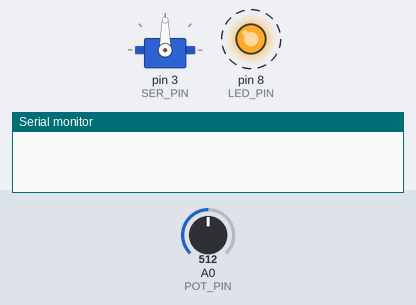
Bench run of a sketch on a simulated Arduino Uno, built with avr-gcc and run on an emulated ATmega328P. Parts: servo, output pins drawn as LEDs (lit = HIGH), the last lines printed to the serial monitor. Dashed ring = blinking. The test bench sets the inputs (shaded band); at power-on: A0 (POT_PIN) = 512.

Above: at 0.87 s.
1.3 s: A0 (POT_PIN) set to 716
At 1.87 s:
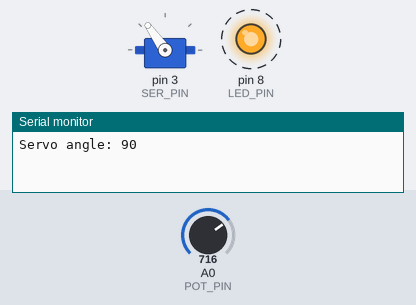
4.3 s: A0 (POT_PIN) set to 900
At 4.87 s:
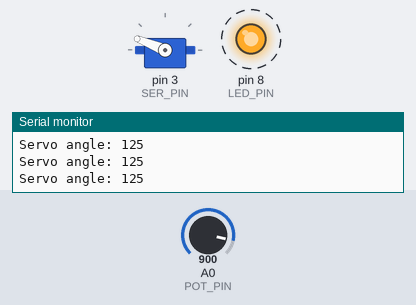
7.3 s: A0 (POT_PIN) set to 1023
At 7.87 s:
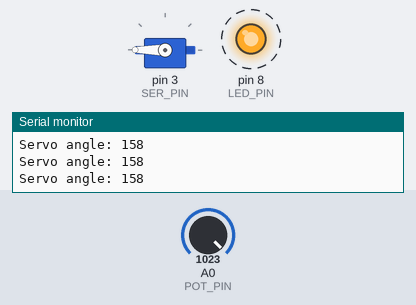
10.3 s: A0 (POT_PIN) set to 306
At 10.87 s:
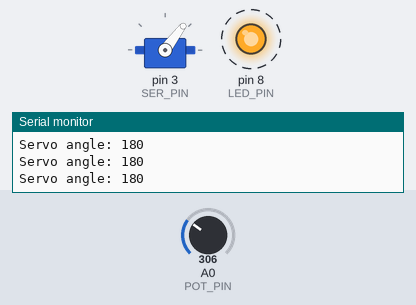
13.3 s: A0 (POT_PIN) set to 122
At 13.87 s:
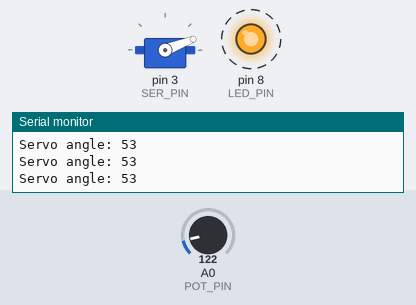
16.3 s: A0 (POT_PIN) set to 0
At 16.87 s:
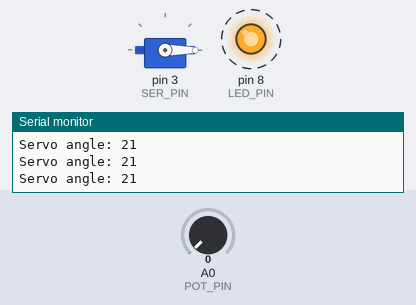
Timing chart, 0 to 20.3 s (numbered marks = the images above; inputs shaded):
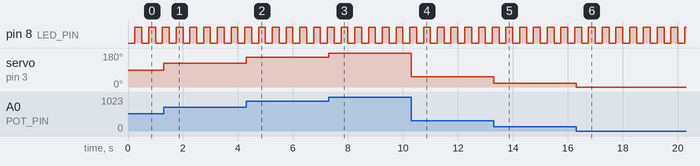

Measured:
- after the input at 1.3 s, servo on pin 3 (SER_PIN): 90° → 125° at once
- after the input at 4.3 s, servo on pin 3 (SER_PIN): 125° → 158° at once
- after the input at 7.3 s, servo on pin 3 (SER_PIN): 158° → 180° at once
- after the input at 10.3 s, servo on pin 3 (SER_PIN): 180° → 53° at once
- after the input at 13.3 s, servo on pin 3 (SER_PIN): 53° → 21° at once
- after the input at 16.3 s, servo on pin 3 (SER_PIN): 21° → 0° at once
- by itself, pin 8 (LED_PIN): alternates HIGH for 0.25 s and LOW for 0.25 s

The sketch:

Task-2.ino
```cpp
#include <Servo.h>

const int LED_PIN = 8;
const int POT_PIN = A0;
const int SER_PIN = 3;

const unsigned long timerPot = 20;
unsigned long prevPotTime = 0;
const unsigned long timerSer = 50;
unsigned long prevSerTime = 0;
const unsigned long timerBlink = 250;
unsigned long prevBlinkTime = 0;
const unsigned long timerSerial = 1000;
unsigned long prevSerialTime = 0;

Servo servo;
int currentPotValue = 0;
int currentServoAngle = 0;
bool isLedOn = false;


void taskReadPot() {
  currentPotValue = analogRead(POT_PIN);
}

void taskUpdateSer() {
  currentServoAngle = map(currentPotValue, 0, 1023, 0, 180);
  servo.write(currentServoAngle);
}

void taskBlink() {
  isLedOn = !isLedOn;
  digitalWrite(LED_PIN, isLedOn);
}

void taskPrint() {
  Serial.print("Servo angle: ");
  Serial.println(currentServoAngle);
}

void setup() {
  // put your setup code here, to run once:
  Serial.begin(9600);
  pinMode(LED_PIN, OUTPUT);
  servo.attach(SER_PIN);
}

void loop() {
  unsigned long now = millis();

  if(now - prevPotTime >= timerPot) {
    taskReadPot();
    prevPotTime += timerPot;
  }

  if(now - prevSerTime >= timerSer) {
    taskUpdateSer();
    prevSerTime += timerSer;
  }

  if(now - prevBlinkTime >= timerBlink) {
    taskBlink();
    prevBlinkTime += timerBlink;
  }

  if(now - prevSerialTime >= timerSerial) {
    taskPrint();
    prevSerialTime += timerSerial;
  }

}
```
